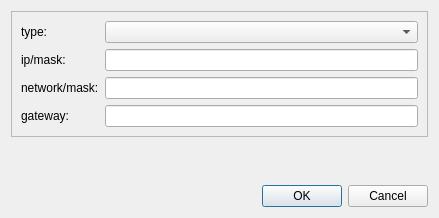
<?xml version="1.0" encoding="UTF-8"?>
<ui version="4.0">
 <class>dockernet_Dialog</class>
 <widget class="QDialog" name="dockernet_Dialog">
  <property name="geometry">
   <rect>
    <x>0</x>
    <y>0</y>
    <width>439</width>
    <height>218</height>
   </rect>
  </property>
  <property name="windowTitle">
   <string>Docker net editor</string>
  </property>
  <layout class="QVBoxLayout" name="verticalLayout">
   <item>
    <widget class="QFrame" name="frame_dialog_virt_disk_wizard">
     <property name="frameShape">
      <enum>QFrame::StyledPanel</enum>
     </property>
     <property name="frameShadow">
      <enum>QFrame::Raised</enum>
     </property>
     <property name="paintme01" stdset="0">
      <bool>true</bool>
     </property>
     <layout class="QGridLayout" name="gridLayout">
      <item row="3" column="0">
       <widget class="QLabel" name="label_7">
        <property name="text">
         <string>gateway:</string>
        </property>
       </widget>
      </item>
      <item row="2" column="1">
       <widget class="QLineEdit" name="lineEdit_dialog_dockernet_net">
        <property name="enabled">
         <bool>true</bool>
        </property>
        <property name="clearButtonEnabled">
         <bool>true</bool>
        </property>
       </widget>
      </item>
      <item row="0" column="1">
       <widget class="QComboBox" name="comboBox_dockernet">
        <item>
         <property name="text">
          <string/>
         </property>
        </item>
        <item>
         <property name="text">
          <string>addr</string>
         </property>
        </item>
        <item>
         <property name="text">
          <string>route</string>
         </property>
        </item>
        <item>
         <property name="text">
          <string>default route</string>
         </property>
        </item>
       </widget>
      </item>
      <item row="1" column="1">
       <widget class="QLineEdit" name="lineEdit_dialog_dockernet_ip">
        <property name="enabled">
         <bool>true</bool>
        </property>
        <property name="clearButtonEnabled">
         <bool>true</bool>
        </property>
       </widget>
      </item>
      <item row="1" column="0">
       <widget class="QLabel" name="label_5">
        <property name="text">
         <string>ip/mask:</string>
        </property>
       </widget>
      </item>
      <item row="2" column="0">
       <widget class="QLabel" name="label_6">
        <property name="text">
         <string>network/mask:</string>
        </property>
       </widget>
      </item>
      <item row="3" column="1">
       <widget class="QLineEdit" name="lineEdit_dialog_dockernet_gw">
        <property name="enabled">
         <bool>true</bool>
        </property>
        <property name="clearButtonEnabled">
         <bool>true</bool>
        </property>
       </widget>
      </item>
      <item row="0" column="0">
       <widget class="QLabel" name="label_4">
        <property name="text">
         <string>type:</string>
        </property>
       </widget>
      </item>
     </layout>
    </widget>
   </item>
   <item>
    <spacer name="verticalSpacer">
     <property name="orientation">
      <enum>Qt::Vertical</enum>
     </property>
     <property name="sizeHint" stdset="0">
      <size>
       <width>20</width>
       <height>40</height>
      </size>
     </property>
    </spacer>
   </item>
   <item>
    <widget class="QDialogButtonBox" name="buttonBox">
     <property name="orientation">
      <enum>Qt::Horizontal</enum>
     </property>
     <property name="standardButtons">
      <set>QDialogButtonBox::Cancel|QDialogButtonBox::Ok</set>
     </property>
    </widget>
   </item>
  </layout>
 </widget>
 <resources/>
 <connections>
  <connection>
   <sender>buttonBox</sender>
   <signal>accepted()</signal>
   <receiver>dockernet_Dialog</receiver>
   <slot>accept()</slot>
   <hints>
    <hint type="sourcelabel">
     <x>248</x>
     <y>254</y>
    </hint>
    <hint type="destinationlabel">
     <x>157</x>
     <y>274</y>
    </hint>
   </hints>
  </connection>
  <connection>
   <sender>buttonBox</sender>
   <signal>rejected()</signal>
   <receiver>dockernet_Dialog</receiver>
   <slot>reject()</slot>
   <hints>
    <hint type="sourcelabel">
     <x>316</x>
     <y>260</y>
    </hint>
    <hint type="destinationlabel">
     <x>286</x>
     <y>274</y>
    </hint>
   </hints>
  </connection>
 </connections>
</ui>
